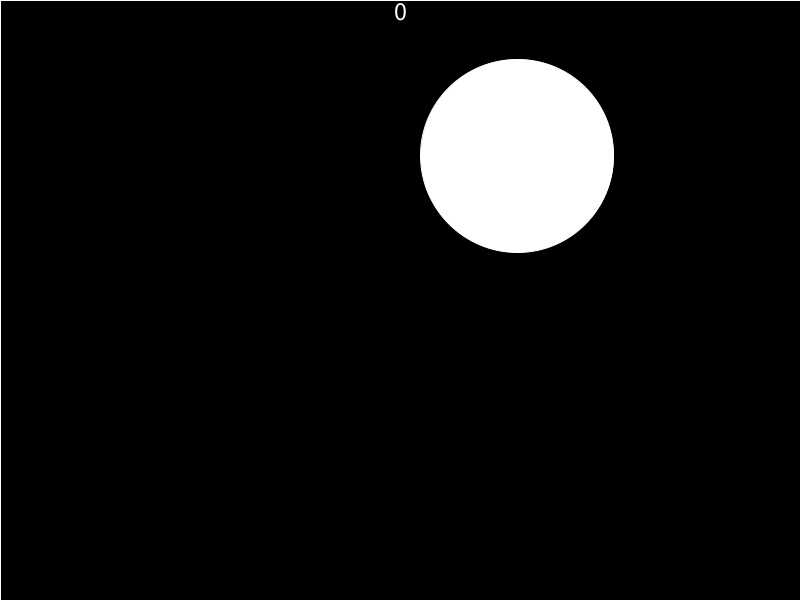
Frame 1 (no input)
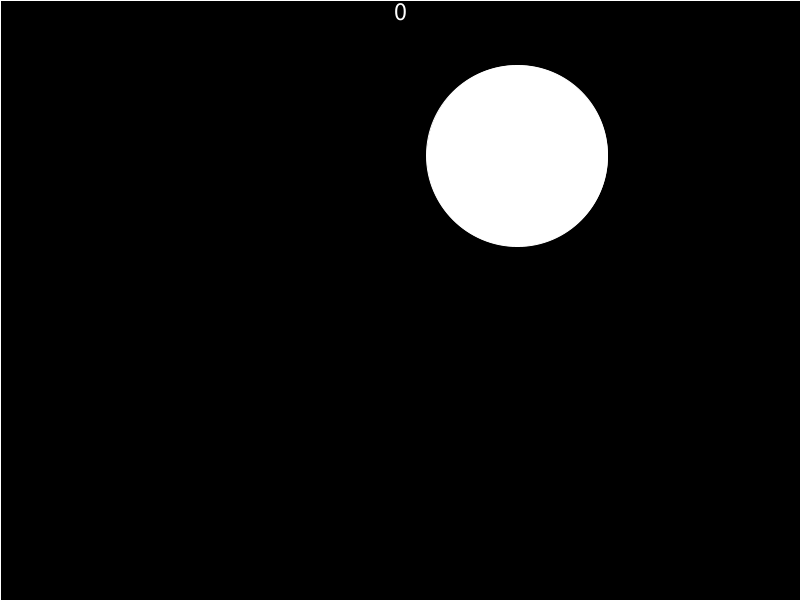
Frame 60 (the mouse pressed at the canvas centre just before this capture)
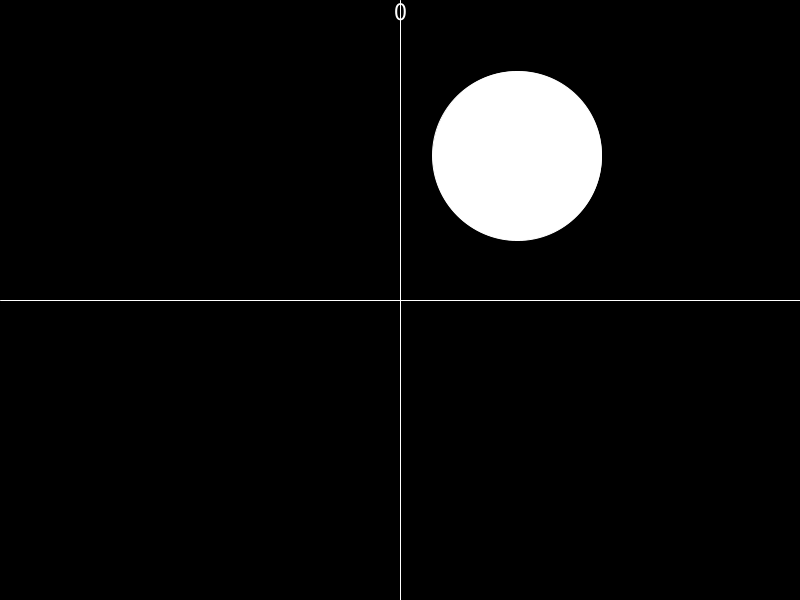
Frame 120 (the mouse held since frame 60 and released just before this capture)

The Processing sketch that drew these frames (run headless with seeded random() and noise(); from frame 60 on, the mouse is pressed at the canvas centre):

// Processing sketch: hunt_the_circle
// ── hunt_the_circle.pde
boolean gameOver = false;
float x, y, r, speed;
int score = 0;

int minR = 30, maxR = 100;
float speedIncrease = 1.1;

void setup() {
  size(800, 600);
  stroke(255);
  fill(255);
  ellipseMode(RADIUS);
  textAlign(CENTER, CENTER);
  textSize(26);

  x = random(0, width);
  y = random(0, height);
  r = random(minR, maxR);
  speed = .1;
}

void draw() {
  if (!gameOver) {
    background(0);

    text(score, width / 2, 10);

    ellipse(x, y, r, r);
    line(0, mouseY, width, mouseY);
    line(mouseX, 0, mouseX, height);

    if (mousePressed) {
      if (dist(x, y, mouseX, mouseY) <= r) {
        score ++;
        x = random(0, width);
        y = random(0, height);
        r = random(minR, maxR);
        speed *= speedIncrease;
      }
    }

    r -= speed;

    if (r <= 1) {
      gameOver = true;
    }
  } else {
    background(255, 0, 0);
    text(score, width / 2, 10);
    text("Game Over!", width / 2, height / 2);

    if (keyPressed) {
      x = random(0, width);
      y = random(0, height);
      r = random(minR, maxR);
      speed = .1;
      gameOver = false;
      score = 0;
    }
  }
}
